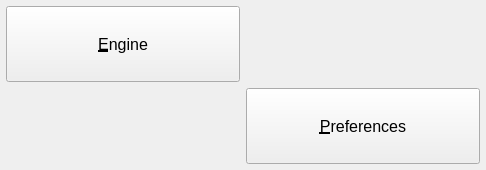
<?xml version="1.0" encoding="UTF-8"?>
<ui version="4.0">
 <class>FreeSSM_MainWindow</class>
 <widget class="QMainWindow" name="FreeSSM_MainWindow">
  <property name="geometry">
   <rect>
    <x>0</x>
    <y>0</y>
    <width>486</width>
    <height>170</height>
   </rect>
  </property>
  <property name="sizePolicy">
   <sizepolicy hsizetype="Expanding" vsizetype="Expanding">
    <horstretch>0</horstretch>
    <verstretch>0</verstretch>
   </sizepolicy>
  </property>
  <property name="minimumSize">
   <size>
    <width>0</width>
    <height>0</height>
   </size>
  </property>
  <property name="maximumSize">
   <size>
    <width>16777215</width>
    <height>16777215</height>
   </size>
  </property>
  <property name="font">
   <font>
    <family>Liberation Sans</family>
   </font>
  </property>
  <property name="toolButtonStyle">
   <enum>Qt::ToolButtonIconOnly</enum>
  </property>
  <widget class="QWidget" name="centralwidget">
   <property name="sizePolicy">
    <sizepolicy hsizetype="Expanding" vsizetype="Expanding">
     <horstretch>0</horstretch>
     <verstretch>0</verstretch>
    </sizepolicy>
   </property>
   <layout class="QGridLayout" name="gridLayout_2">
    <property name="leftMargin">
     <number>6</number>
    </property>
    <property name="topMargin">
     <number>6</number>
    </property>
    <property name="rightMargin">
     <number>6</number>
    </property>
    <property name="bottomMargin">
     <number>6</number>
    </property>
    <item row="0" column="0">
     <layout class="QGridLayout" name="gridLayout">
      <property name="sizeConstraint">
       <enum>QLayout::SetDefaultConstraint</enum>
      </property>
      <property name="spacing">
       <number>6</number>
      </property>
      <item row="0" column="0">
       <widget class="QPushButton" name="engine_pushButton">
        <property name="sizePolicy">
         <sizepolicy hsizetype="Expanding" vsizetype="Expanding">
          <horstretch>0</horstretch>
          <verstretch>0</verstretch>
         </sizepolicy>
        </property>
        <property name="font">
         <font>
          <pointsize>12</pointsize>
          <weight>50</weight>
          <bold>false</bold>
         </font>
        </property>
        <property name="cursor">
         <cursorShape>PointingHandCursor</cursorShape>
        </property>
        <property name="layoutDirection">
         <enum>Qt::LeftToRight</enum>
        </property>
        <property name="text">
         <string>&amp;Engine</string>
        </property>
        <property name="icon">
         <iconset resource="../../resources/FreeSSM.qrc">
          <normaloff>:/icons/freessm/64x64/Engine.png</normaloff>:/icons/freessm/64x64/Engine.png</iconset>
        </property>
        <property name="iconSize">
         <size>
          <width>32</width>
          <height>32</height>
         </size>
        </property>
       </widget>
      </item>
      <item row="1" column="1">
       <widget class="QPushButton" name="preferences_pushButton">
        <property name="sizePolicy">
         <sizepolicy hsizetype="Expanding" vsizetype="Expanding">
          <horstretch>0</horstretch>
          <verstretch>0</verstretch>
         </sizepolicy>
        </property>
        <property name="font">
         <font>
          <pointsize>12</pointsize>
          <weight>50</weight>
          <bold>false</bold>
         </font>
        </property>
        <property name="cursor">
         <cursorShape>PointingHandCursor</cursorShape>
        </property>
        <property name="text">
         <string>&amp;Preferences</string>
        </property>
        <property name="icon">
         <iconset resource="../../resources/FreeSSM.qrc">
          <normaloff>:/icons/oxygen/32x32/preferences-system.png</normaloff>:/icons/oxygen/32x32/preferences-system.png</iconset>
        </property>
        <property name="iconSize">
         <size>
          <width>32</width>
          <height>32</height>
         </size>
        </property>
       </widget>
      </item>
     </layout>
    </item>
   </layout>
  </widget>
 </widget>
 <resources>
  <include location="../../resources/FreeSSM.qrc"/>
 </resources>
 <connections/>
</ui>
